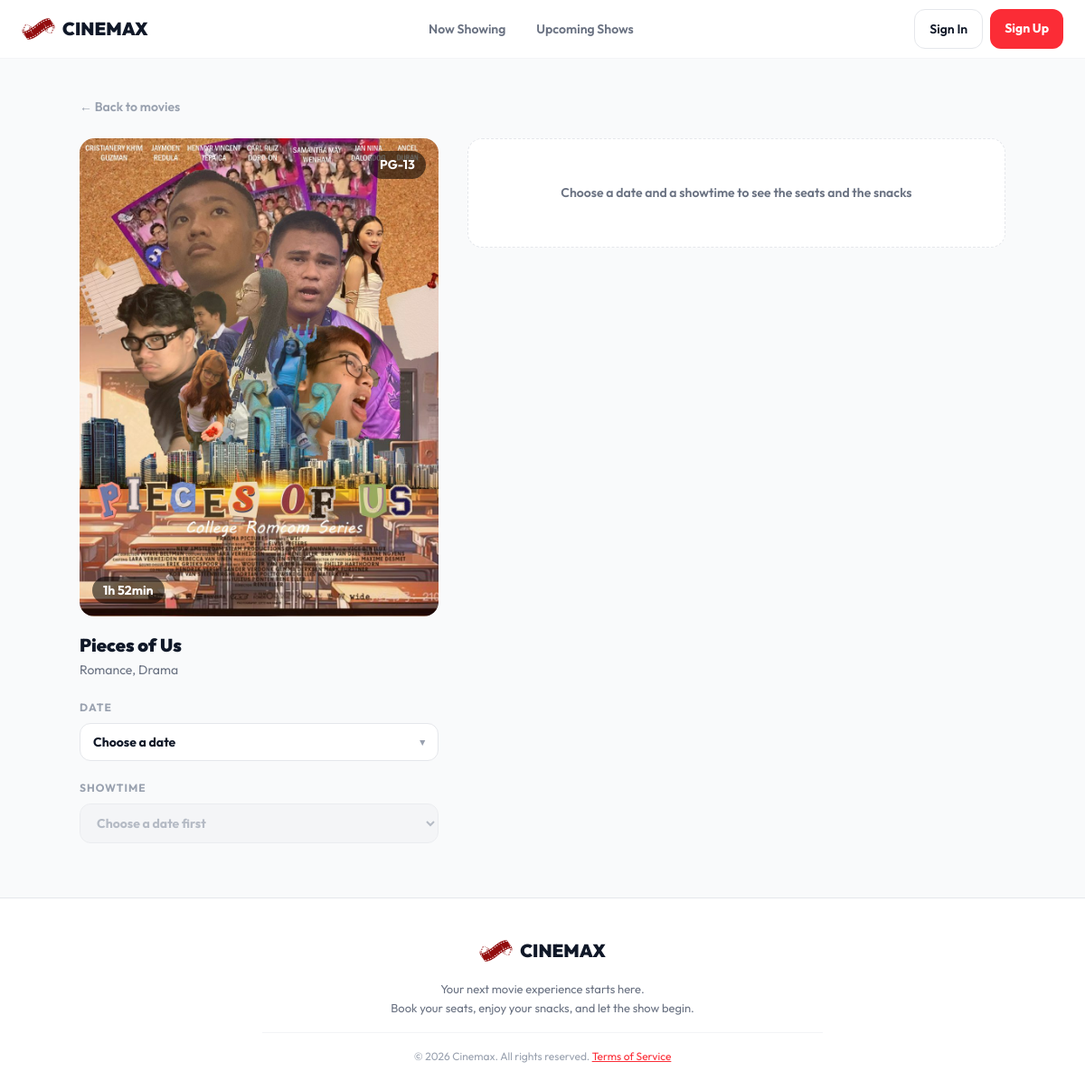
/book.php?movie=pieces-of-us, run on the app's committed database.
### tables this page shows
CREATE TABLE movies (
  id               INT UNSIGNED NOT NULL AUTO_INCREMENT,
  slug             VARCHAR(120) NOT NULL,
  title            VARCHAR(150) NOT NULL,
  genre            VARCHAR(100) NOT NULL,
  duration_minutes SMALLINT UNSIGNED NOT NULL,
  rating           ENUM('G', 'PG', 'PG-13', 'R-13', 'R-16', 'R-18') NOT NULL,
  price            INT UNSIGNED NOT NULL,         
  status           ENUM('now_showing', 'upcoming') NOT NULL,
  opens_on         DATE NULL,
  ends_on          DATE NULL,
  poster_path      VARCHAR(255) NULL,             
  is_active        TINYINT(1) NOT NULL DEFAULT 1,  
  created_at       DATETIME NOT NULL DEFAULT CURRENT_TIMESTAMP,
  PRIMARY KEY (id),
  UNIQUE KEY uq_movies_slug (slug),
  KEY idx_movies_listing (is_active, status)
);

### includes/helpers.php (called while the page is built, shortened)
<?php
function config(string $key, $default = null)
{
    static $settings = null;
    if ($settings === null) {
        $settings = require APP_ROOT . '/config/config.php';
    }
    $value = $settings;
    foreach (explode('.', $key) as $part) {
        if (!is_array($value) || !array_key_exists($part, $value)) {
            return $default;
        }
        $value = $value[$part];
    }
    return $value;
}
function app_path(): string
{
    $path = (string) parse_url((string) config('app_url'), PHP_URL_PATH);
    return rtrim($path, '/');
}
function url(string $path = ''): string
{
    return app_path() . '/' . ltrim($path, '/');
}
function asset(string $path): string
{
    $file = APP_ROOT . '/' . ltrim($path, '/');
    $version = is_file($file) ? (string) filemtime($file) : '1';
    return url($path) . '?v=' . $version;
}
function e($value): string
{
    return htmlspecialchars((string) $value, ENT_QUOTES | ENT_SUBSTITUTE | ENT_HTML5, 'UTF-8');
}
function input_string(array $source, string $key, int $maxLength = 255): string
{
    $value = $source[$key] ?? '';
    $value = preg_replace('/[\x00-\x08\x0B\x0C\x0E-\x1F\x7F]/u', '', $value) ?? '';
    $value = trim($value);
    return $value;
}
function duration_tag(int $minutes): string
{
    $hours = intdiv($minutes, 60);
    $rest = $minutes % 60;
    $parts = [];
    if ($hours > 0) {
        $parts[] = $hours . 'h';
    }
    if ($rest > 0 || $hours === 0) {
        $parts[] = $rest . 'min';
    }
    return implode(' ', $parts);
}
function today(): string
{
    return date('Y-m-d');
}

### includes/db.php (called while the page is built, shortened)
<?php
function db(): PDO
{
    static $pdo = null;
    if ($pdo instanceof PDO) {
        return $pdo;
    }
    $dsn = sprintf(
        'mysql:host=%s;port=%d;dbname=%s;charset=utf8mb4',
        (string) config('db.host', '127.0.0.1'),
        (int) config('db.port', 3306),
        (string) config('db.name', 'cinemax')
    );
    $pdo = new PDO($dsn, (string) config('db.user'), (string) config('db.pass'), [
        PDO::ATTR_ERRMODE            => PDO::ERRMODE_EXCEPTION,
        PDO::ATTR_DEFAULT_FETCH_MODE => PDO::FETCH_ASSOC,
        PDO::ATTR_EMULATE_PREPARES   => false,
        PDO::ATTR_STRINGIFY_FETCHES  => false,
        PDO::MYSQL_ATTR_MULTI_STATEMENTS => false,
    ]);
    $pdo->exec("SET time_zone = '+08:00'");
    $pdo->exec("SET SESSION sql_mode = 'STRICT_ALL_TABLES,NO_ZERO_IN_DATE,NO_ZERO_DATE,ERROR_FOR_DIVISION_BY_ZERO,NO_ENGINE_SUBSTITUTION'");
    return $pdo;
}
function db_query(string $sql, array $params = []): PDOStatement
{
    $statement = db()->prepare($sql);
    foreach ($params as $name => $value) {
        $key = is_int($name) ? $name + 1 : $name;
        if (is_int($value)) {
            $statement->bindValue($key, $value, PDO::PARAM_INT);
        } elseif (is_bool($value)) {
            $statement->bindValue($key, $value ? 1 : 0, PDO::PARAM_INT);
        } elseif ($value === null) {
            $statement->bindValue($key, null, PDO::PARAM_NULL);
        } else {
            $statement->bindValue($key, (string) $value, PDO::PARAM_STR);
        }
    }
    $statement->execute();
    return $statement;
}
function db_one(string $sql, array $params = []): ?array
{
    $row = db_query($sql, $params)->fetch();
    return $row === false ? null : $row;
}
function db_all(string $sql, array $params = []): array
{
    return db_query($sql, $params)->fetchAll();
}

### includes/movies.php (called while the page is built, shortened)
<?php
function movie_booking_window(array $movie): ?array
{
    $today = today();
    $opens = $movie['opens_on'] ?? null;
    $to = $movie['ends_on'] ?? null;
    return ['from' => $today, 'to' => $to];
}
function find_movie_by_slug(string $slug): ?array
{
    return db_one('SELECT * FROM movies WHERE slug = ? AND is_active = 1', [$slug]);
}
function movie_schedule(int $movieId): array
{
    $schedule = [];
    foreach (db_all('SELECT start_time, cinema FROM showtimes WHERE movie_id = ? ORDER BY start_time', [$movieId]) as $row) {
        $schedule[(string) $row['start_time']] = (int) $row['cinema'];
    }
    return $schedule;
}
function movie_showtimes(int $movieId): array
{
    return array_map('strval', array_keys(movie_schedule($movieId)));
}
function poster_url(array $movie): string
{
    $path = (string) ($movie['poster_path'] ?? '');
    if ($path !== '' && preg_match('~^(assets/img/posters|uploads/posters)/[A-Za-z0-9._-]+$~', $path) && is_file(APP_ROOT . '/' . $path)) {
        return asset($path);
    }
    return asset('assets/img/poster-placeholder.svg');
}

### book.php (the view, shortened to what this page needs)
<?php
$movie = find_movie_by_slug(input_string($_GET, 'movie', 120));
$window = movie_booking_window($movie);
$showtimes = movie_showtimes((int) $movie['id']);
$bookable = $window !== null && $showtimes !== [];
function book_poster(array $movie): void
{
    ?>
<div class="booking-poster-wrap">
          <img class="booking-poster" src="<?= e(poster_url($movie)) ?>" alt="<?= e($movie['title'] . ' poster') ?>">
          <span class="tag-rated"><?= e($movie['rating']) ?></span>
          <span class="tag-time"><?= e(duration_tag((int) $movie['duration_minutes'])) ?></span>
        </div>
<?php
}
$initialDate = '';
$initialTime = '';
?>
  <main class="booking">
    <a class="back-link" href="<?= e(url('index.php')) ?>">&larr; Back to movies</a>
<?php if (!$bookable): ?>
<?php
    $opensLater = movie_listing_state($movie) === 'soon';
?>
    <div class="booking-layout">
      <div class="booking-left">
        <?php book_poster($movie); ?>
        <div class="booking-block">
          <h1 class="film-title"><?= e($movie['title']) ?></h1>
          <p class="film-details"><?= e($movie['genre']) ?></p>
        </div>
      </div>
      <div class="seat-area">
<?php if ($window !== null): ?>
        <p class="pick-first">
          <strong>No showtimes yet</strong>
          The showtimes for this movie have not been set. Please check back soon.
        </p>
<?php elseif ($opensLater): ?>
        <p class="pick-first">
          <strong>Opens <?= e(format_date_short((string) $movie['opens_on'])) ?></strong>
          Booking opens on the first day of showing. Come back then to pick your seats and snacks.
        </p>
<?php else: ?>
        <p class="pick-first">
          <strong>No longer showing</strong>
          This movie has finished its run, so it cannot be booked any more.
        </p>
<?php endif; ?>
      </div>
    </div>
<?php else: ?>
<?php
    $ticketPrice = (int) $movie['price'];
    $openEnded = empty($movie['ends_on']);
    $afterNote = $openEnded
        ? 'Bookings for this date are not open yet'
        : 'This movie has stopped showing by then';
?>
    <form method="post" action="<?= e(url('checkout.php')) ?>" id="booking-form"
          data-seats-url="<?= e(url('api/seats.php')) ?>"
          data-movie-id="<?= e((int) $movie['id']) ?>"
          data-from="<?= e($window['from']) ?>"
          data-to="<?= e($window['to']) ?>"
          data-today="<?= e(today()) ?>"
          data-utc-offset="<?= e(date('Z')) ?>"
          data-after-note="<?= e($afterNote) ?>"
          data-ticket-price="<?= e($ticketPrice) ?>"
          data-max-seats="<?= e(MAX_SEATS_PER_BOOKING) ?>"
          data-max-per-snack="<?= e(MAX_PER_SNACK) ?>"
          data-initial-date="<?= e($initialDate) ?>"
          data-initial-time="<?= e($initialTime) ?>">
      <div class="booking-layout">
        <div class="booking-left">
          <?php book_poster($movie); ?>
          <div class="booking-block">
            <h1 class="film-title"><?= e($movie['title']) ?></h1>
            <p class="film-details"><?= e($movie['genre']) ?></p>
          </div>
          <div class="booking-block">
            <span class="field-label" id="date-label">Date</span>
            <div class="date-field" id="date-field">
              <button class="dropdown date-button" type="button" id="date-button"
                      aria-haspopup="true" aria-expanded="false" aria-labelledby="date-label date-button">
                <span id="date-text">Choose a date</span>
                <span class="date-arrow">&#9662;</span>
              </button>
            </div>
          </div>
          <div class="booking-block">
            <label class="field-label" for="showtime">Showtime</label>
            <select class="dropdown" id="showtime" name="time" disabled>
              <option value="" selected disabled hidden>Choose a date first</option>
            </select>
          </div>
        </div>
        <div class="seat-area">
          <p class="pick-first" id="pick-first">
            Choose a date and a showtime to see the seats and the snacks
          </p>
        </div>
      </div>
    </form>
<?php endif; ?>
  </main>

### assets/css/cinemax.css (style rules this page uses)
* { box-sizing: border-box; }
body { margin: 0; background-color: #f9fafb; color: #101828; font-family: 'Outfit', Arial, sans-serif; font-size: 16px; line-height: 1.6; }
h1, h2, h3 { margin: 0; font-weight: 900; line-height: 1.2; }
p { margin: 0; }
a { color: #fb2c36; }
img { display: block; max-width: 100%; }
.tag-rated, .tag-time { position: absolute; padding: 2px 10px; border-radius: 999px; background-color: rgba(0, 0, 0, 0.55); color: #ffffff; font-size: 12px; font-weight: 700; }
.tag-rated { right: 10px; top: 10px; }
.tag-time { left: 10px; bottom: 12px; }
.date-field { position: relative; }
.date-button { display: flex; align-items: center; justify-content: space-between; gap: 10px; width: 100%; padding: 11px 14px; background-color: #ffffff; border: 1px solid #e5e7eb; border-radius: 12px; font-family: inherit; font-size: 14px; font-weight: 600; color: #101828; text-align: left; cursor: pointer; }
.date-arrow { color: #99a1af; font-size: 11px; }

### assets/css/booking.css (style rules this page uses)
.booking { max-width: 1024px; width: 92%; margin: 0 auto; padding: 40px 0 40px 0; }
.back-link { display: inline-block; color: #99a1af; font-size: 14px; font-weight: 600; text-decoration: none; margin-bottom: 24px; }
.booking-layout { display: grid; grid-template-columns: 2fr 3fr; gap: 32px; align-items: start; }
.booking-poster-wrap { position: relative; margin-bottom: 20px; }
.booking-poster { display: block; width: 100%; aspect-ratio: 3 / 4; object-fit: cover; border-radius: 16px; }
.booking-poster-wrap .tag-rated, .booking-poster-wrap .tag-time { padding: 4px 12px; font-size: 14px; }
.booking-poster-wrap .tag-rated { top: 14px; right: 14px; }
.booking-poster-wrap .tag-time { bottom: 14px; left: 14px; }
.booking-block { margin-bottom: 20px; }
.film-title { font-size: 20px; }
.film-details { color: #6a7282; font-size: 14px; margin-top: 4px; }
.field-label { display: block; color: #99a1af; font-size: 12px; font-weight: 700; letter-spacing: 1px; text-transform: uppercase; margin-bottom: 8px; }
.dropdown { width: 100%; padding: 11px 14px; background-color: #ffffff; border: 1px solid #e5e7eb; border-radius: 12px; font-family: inherit; font-size: 14px; font-weight: 700; color: #101828; cursor: pointer; }
.dropdown:disabled, .dropdown:disabled:hover { background-color: #f3f4f6; border-color: #e5e7eb; color: #99a1af; cursor: not-allowed; }
.date-field { position: relative; }
.date-button { display: flex; align-items: center; justify-content: space-between; gap: 10px; text-align: left; }
.date-arrow { color: #99a1af; font-size: 11px; }
.pick-first { padding: 48px 20px; background-color: #ffffff; border: 1px dashed #e5e7eb; border-radius: 16px; color: #6a7282; font-size: 14px; font-weight: 600; text-align: center; }
.seat-area { min-width: 0; }

### data on the page
movies: poster_path (picture), rating "PG-13", duration_minutes "1h 52min", title "Pieces of Us", genre "Romance, Drama"

### other printed values
$label "Now Showing"
$label "Upcoming Shows"
